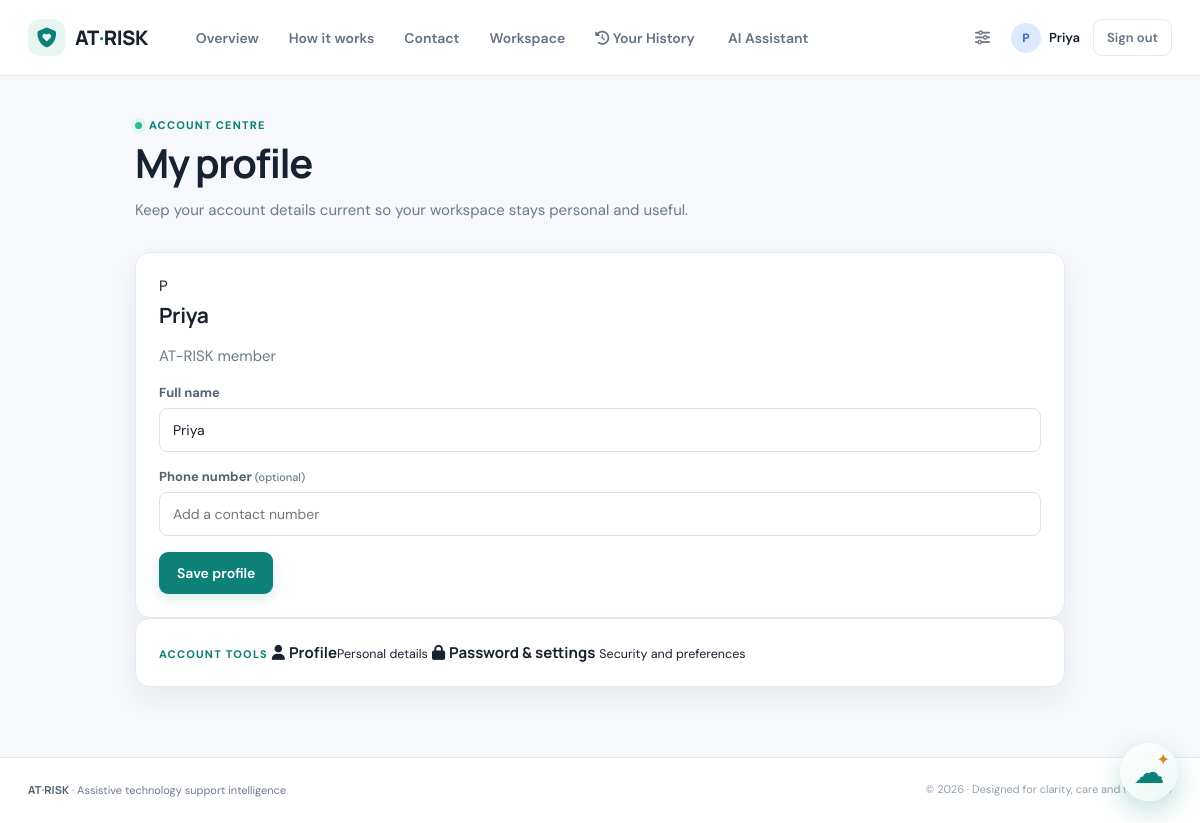
The page /profile (signed in) on the database its author committed.
### tables this page shows
CREATE TABLE users (
            id INTEGER PRIMARY KEY AUTOINCREMENT,
            name TEXT NOT NULL,
            email TEXT UNIQUE NOT NULL,
            phone TEXT,
            password_hash TEXT NOT NULL,
            role TEXT DEFAULT 'user',
            verified INTEGER DEFAULT 1,
            created_at TIMESTAMP DEFAULT CURRENT_TIMESTAMP
        );

### app.py (the view, shortened to what this page needs)
@app.route("/profile", methods=["GET", "POST"])
@login_required
def profile():
    return render_template("profile.html", user=get_user(session["user_id"]))

### app.py (called while the page is built)
@app.context_processor
def shared_context():
    return {
        "unread_messages": (
            len(get_messages(True)) if session.get("role") == "admin" else 0
        )
    }

### auth.py (called while the page is built)
def login_required(view):
    @wraps(view)
    def wrapped(*args, **kwargs):
        if not session.get("logged_in"):
            return redirect(url_for("login"))
        return view(*args, **kwargs)
    return wrapped

### database.py (called while the page is built)
def get_conn():
    conn = sqlite3.connect(DB)
    conn.row_factory = sqlite3.Row
    return conn

def get_user(user_id):
    conn = get_conn()
    row = conn.execute("SELECT * FROM users WHERE id = ?", (user_id,)).fetchone()
    conn.close()
    return row

### templates/profile.html (shortened to what this page needs)
{% extends "base.html" %}
{% block content %}
<section class="narrow-page">
    <div class="eyebrow"><span class="status-dot"></span> Account centre</div>
    <div class="page-heading">
        <div>
            <h1>{{ 'Admin profile' if admin else 'My profile' }}</h1>
            <p>Keep your account details current so your workspace stays personal and useful.</p>
        </div>
    </div>
    <div class="settings-layout">
        <div class="panel form-panel">
            <div class="profile-banner">
                <span class="profile-avatar">{{ (user.name or 'U')[0]|upper }}</span>
                <div>
                    <h2>{{ user.name }}</h2>
                    <p>{{ 'Administrator account' if admin else 'AT-RISK member' }}</p>
                </div>
            </div>
            <form method="post">
                <label for="name">
                    Full name
                    <input id="name" name="name" value="{{ user.name }}" required>
                </label>
                <label for="phone">
                    Phone number <span class="optional">(optional)</span>
                    <input id="phone" name="phone" value="{{ user.phone or '' }}" placeholder="Add a contact number">
                </label>
                <button class="btn" type="submit">Save profile</button>
            </form>
        </div>
        <div class="panel settings-nav">
            <span class="section-kicker">Account tools</span>
            <a class="settings-link active" href="{{ url_for('admin_profile' if admin else 'profile') }}">
                <i class="fa-solid fa-user"></i>
                <span><strong>Profile</strong><small>Personal details</small></span>
            </a>
            <a class="settings-link" href="{{ url_for('admin_settings' if admin else 'settings') }}">
                <i class="fa-solid fa-lock"></i>
                <span>
                    <strong>{{ 'Notifications & settings' if admin else 'Password & settings' }}</strong>
                    <small>Security and preferences</small>
                </span>
            </a>
        </div>
    </div>
</section>
{% endblock %}

### templates/base.html (shortened to what this page needs)
<!doctype html>
<html lang="en">
  <head>
    <link
      rel="stylesheet"
      href="{{ url_for('static', filename='css/style.css', v='3') }}"
    />
    <link
      rel="stylesheet"
      href="https://cdnjs.cloudflare.com/ajax/libs/font-awesome/6.5.2/css/all.min.css"
    />
  </head>
  <body>
    <nav class="navbar">
      <div class="nav-inner">
        <a href="{{ url_for('home') }}" class="brand">
          <span class="brand-mark"
            ><i class="fa-solid fa-shield-heart"></i
          ></span>
          <span>AT<span class="brand-accent">·</span>RISK</span>
        </a>
        <div class="nav-links">
          <a href="{{ url_for('home') }}">Overview</a>
          <a href="{{ url_for('about') }}">How it works</a>
          <a href="{{ url_for('contact') }}">Contact</a>
          {% if session.get("logged_in") and session.get("role") == "user" %}
          <a href="{{ url_for('user_dashboard') }}">Workspace</a>
          <a href="{{ url_for('my_records') }}">
            <i class="fa-solid fa-clock-rotate-left"></i> Your History
          </a>
          <a href="{{ url_for('assistant') }}">
             AI Assistant
          </a>
          {% endif %}
        </div>
        <div class="nav-actions">
          {% if session.get("logged_in") %}
          <a
            class="icon-link"
            href="{{ url_for('admin_settings' if session.get('role') == 'admin' else 'settings') }}"
          >
            <i class="fa-solid fa-sliders"></i>
          </a>
          <a
            href="{{ url_for('admin_profile' if session.get('role') == 'admin' else 'profile') }}"
            class="avatar-link"
          >
            <span class="avatar"
              >{{ (session.get('username', 'U')[0])|upper }}</span
            >
            <span class="hide-mobile"
              >{{ session.get('username', 'Account') }}</span
            >
          </a>
          <a href="{{ url_for('logout') }}" class="btn btn-small btn-ghost"
            >Sign out</a
          >
          {% else %}
          <a href="{{ url_for('login') }}" class="btn btn-small">Sign in</a>
          {% endif %}
        </div>
      </div>
    </nav>
    <main class="page-container">{% block content %}{% endblock %}</main>
    {% if session.get("logged_in") and session.get("role") == "user" %}
    <div class="floating-ai" id="floatingAi">
      <button
        class="ai-launcher"
        id="aiLauncher"
        aria-label="Open AI assistant"
      >
        <span class="ai-cloud">☁</span>
        <span class="ai-spark">✦</span>
      </button>
    </div>
    {% endif %}
    <footer class="footer">
      <div class="footer-inner">
        <div>
          <strong>AT<span class="brand-accent">·</span>RISK</strong
          ><span class="muted">
            · Assistive technology support intelligence</span
          >
        </div>
        <span>© 2026 · Designed for clarity, care and follow-up</span>
      </div>
    </footer>
  </body>
</html>

### static/css/style.css (style rules this page uses)
:root { --ink: #17212f; --muted: #6d7a8c; --line: #e5eaf0; --surface: #fff; --canvas: #f6f8fb; --teal: #0d8078; --teal-dark: #09665f; --teal-soft: #e7f6f3; --blue: #4269e1; --amber: #d48a18; --red: #d85855; --shadow: 0 12px 30px rgba(35, 54, 75, 0.07); }
* { box-sizing: border-box; }
body { margin: 0; background: var(--canvas); color: var(--ink); font-family: "DM Sans", sans-serif; font-size: 15px; }
a { color: inherit; text-decoration: none; }
h1, h2, h3, strong { font-family: Manrope, sans-serif; }
h1 { font-size: 40px; line-height: 1.12; letter-spacing: -1.5px; margin: 9px 0 12px; }
h2 { font-size: 21px; letter-spacing: -0.3px; margin: 5px 0 8px; }
.muted, p { color: var(--muted); line-height: 1.6; }
.navbar { height: 76px; background: #fff; border-bottom: 1px solid var(--line); position: sticky; top: 0; z-index: 10; }
.nav-inner { max-width: 1260px; height: 100%; margin: auto; padding: 0 28px; display: flex; align-items: center; gap: 36px; }
.brand { display: flex; align-items: center; gap: 10px; font-family: Manrope; font-weight: 800; font-size: 20px; letter-spacing: -0.5px; white-space: nowrap; }
.brand-mark { height: 37px; width: 37px; display: grid; place-items: center; background: var(--teal-soft); border-radius: 12px; color: var(--teal); }
.brand-accent { color: var(--teal); }
.nav-links { display: flex; gap: 6px; align-items: center; flex: 1; }
.nav-links a { padding: 10px 12px; color: #647184; font-weight: 600; font-size: 14px; border-radius: 8px; }
.nav-actions { display: flex; align-items: center; gap: 13px; }
.icon-link { position: relative; color: #6e7b8c; padding: 8px; }
.avatar-link { display: flex; align-items: center; gap: 8px; font-size: 13px; font-weight: 600; }
.avatar { width: 30px; height: 30px; border-radius: 50%; display: grid; place-items: center; background: #dce9ff; color: #3766ba; font-size: 12px; font-weight: 700; }
.page-container { max-width: 1260px; margin: 0 auto; padding: 42px 28px 70px; }
.btn { border: 0; border-radius: 9px; background: var(--teal); color: #fff; padding: 12px 18px; font: 600 14px "DM Sans"; display: inline-flex; align-items: center; gap: 8px; cursor: pointer; box-shadow: 0 5px 12px rgba(13, 128, 120, 0.16); }
.btn-ghost { background: transparent; color: #667488; box-shadow: none; border: 1px solid var(--line); }
.btn-small { padding: 9px 13px; font-size: 13px; }
.eyebrow, .section-kicker { color: var(--teal); font-size: 11px; text-transform: uppercase; font-weight: 800; letter-spacing: 1.2px; }
.eyebrow { display: flex; gap: 7px; align-items: center; }
.status-dot { width: 7px; height: 7px; background: #37b78e; border-radius: 50%; box-shadow: 0 0 0 4px #dff7ef; }
.page-heading { display: flex; align-items: flex-end; justify-content: space-between; gap: 25px; margin-bottom: 30px; }
.page-heading p { max-width: 700px; margin: 0; }
.panel { background: #fff; border: 1px solid var(--line); border-radius: 15px; padding: 23px; box-shadow: var(--shadow); }
.footer { background: #fff; border-top: 1px solid var(--line); padding: 24px 28px; color: #93a0ad; font-size: 11px; }
.footer-inner { max-width: 1260px; margin: auto; display: flex; justify-content: space-between; gap: 20px; }
.footer strong { color: #506072; }
.narrow-page { max-width: 930px; margin: 0 auto; }
.form-panel label { display: block; font-size: 13px; font-weight: 700; color: #536175; margin: 16px 0; }
.form-panel input, .form-panel select, .form-panel textarea, .assistant-input input { display: block; width: 100%; padding: 12px 13px; margin-top: 7px; background: #fff; border: 1px solid #dce3ea; border-radius: 8px; font: 400 14px "DM Sans"; color: var(--ink); outline: none; }
.floating-ai { position: fixed; right: 22px; bottom: 22px; z-index: 50; }
.ai-launcher { position: relative; width: 58px; height: 58px; border: 0; border-radius: 50%; background: linear-gradient(145deg, #fff, #eaf8f5); box-shadow: 0 10px 26px rgba(13, 128, 120, 0.25); cursor: pointer; transition: 0.2s; }
.ai-cloud { font-size: 31px; line-height: 1; color: var(--teal); }
.ai-spark { position: absolute; right: 8px; top: 7px; color: var(--amber); font-size: 16px; }
.optional { color: var(--muted); font-size: 11px; font-weight: 500; }

### rows shown on the page
users: get "Priya", name "P", name "Priya"

### other values the page prints
{{ (session.get('username', 'U')[0])|upper }} "P"
{{ 'Admin profile' if admin else 'My profile' }} "My profile"
{{ 'Administrator account' if admin else 'AT-RISK member' }} "AT-RISK member"
{{ 'Notifications & settings' if admin else 'Password & settings' }} "Password & settings"
